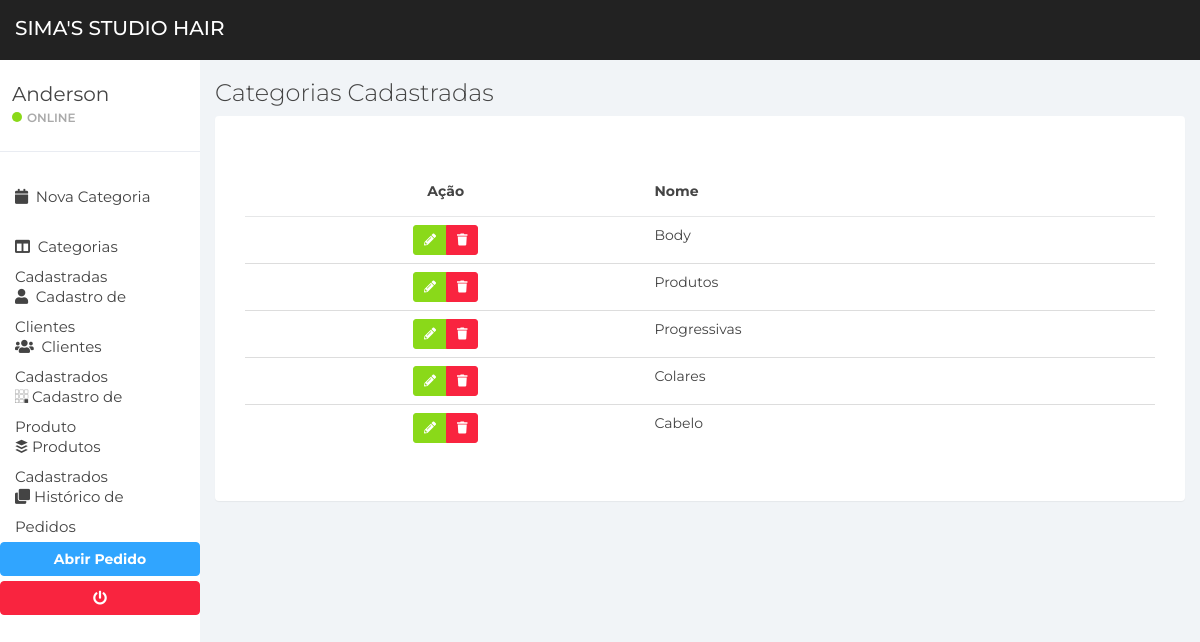
The page /category/list-category/ (signed in) on the database as committed earlier.
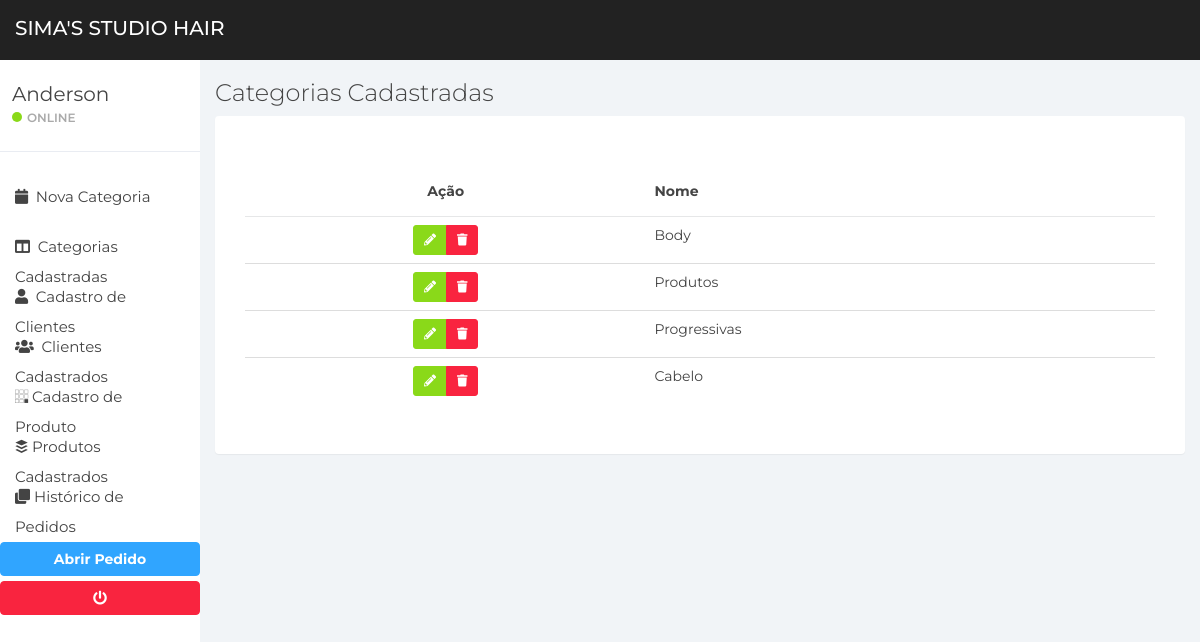
The same page on the database as committed later.
### apps/categoria/models.py (models this page shows, shortened)
class Category(models.Model):
    loja = models.ForeignKey(to=Store, on_delete=models.DO_NOTHING, null=True, blank=True)
    nome = models.CharField(max_length=200)
    descricao = models.CharField(max_length=300, blank=True, null=True)
    data = models.DateTimeField(auto_now_add=True)
    is_active = models.BooleanField(default=True)
    class Meta:
        verbose_name = 'Categoria'
        verbose_name_plural = 'Categorias'

### apps/categoria/views.py (the view)
# urls.py: path('list-category/', views.list_categoria, name="list-category"),
def list_categoria(request):
    page_title = 'Categorias Cadastradas'
    categorias = None
    msg = None
    notification = None
    loja = request.user.loja
    categorias = models.Category.objects.filter(is_active=True)
    if not categorias:
        msg = 'Nenhuma Categoria cadastradas'
        notification = 'danger'
    context = {
        'page_title': page_title, 'categorias': categorias, 'msg': msg, 'notification': notification
    }
    return render(request, 'categorias_cadastradas.html', context)

### apps/categoria/templates/categorias_cadastradas.html (shortened to what this page needs)
{% extends 'base/base.html' %}
{% load static %}
{% block content %}
<div class="panel-body">
    <table class="table table-hover table-responsive-sm table-sm">
        <thead class="">
        <tr>
            <th class="text-center">Ação</th>
            <th class="text-left">Nome</th>
        </tr>
        </thead>
        <tbody>
        {% for u in categorias %}
        <tr>
            <td align="center">
                <div class="btn-group btn-group-sm shadow" role="group" aria-label="Basic example">
                    <a href="{% url 'categoria:edit-category' u.pk %}" class="btn btn-success btn-sm shadow"><i class="fas fa-pencil-alt"></i></a>
                    <button class="btn btn-danger btn-trash shadow" value="{{u.pk}}"><i class="fas fa-trash"></i></button>
                </div>
            </td>
            <td align="left">{{ u.nome }}</td>
        </tr>
        {% endfor %}
        </tbody>
    </table>
</div>
{% endblock %}

Rows that differ between the two databases and show on the page:
no longer on this page (row edited): Category: {{ u.pk }} 21 (drawn), nome "Colares"
